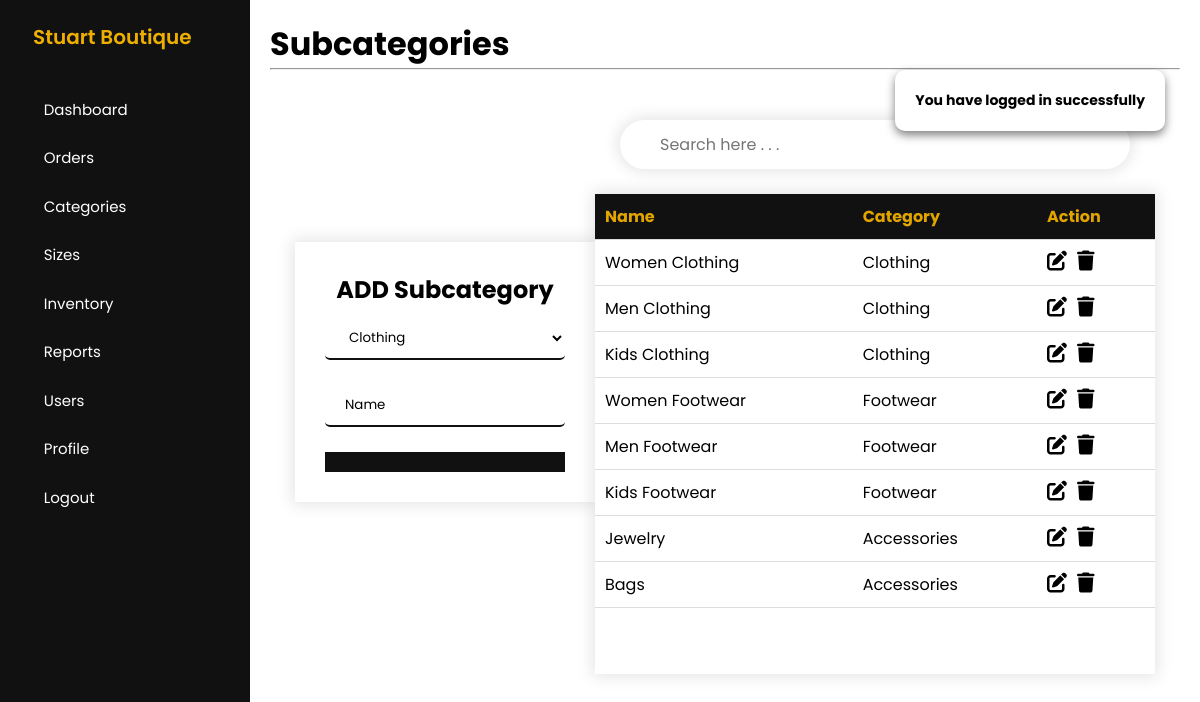
The page /admin/add-subcategories.php (signed in) on the database as committed earlier.
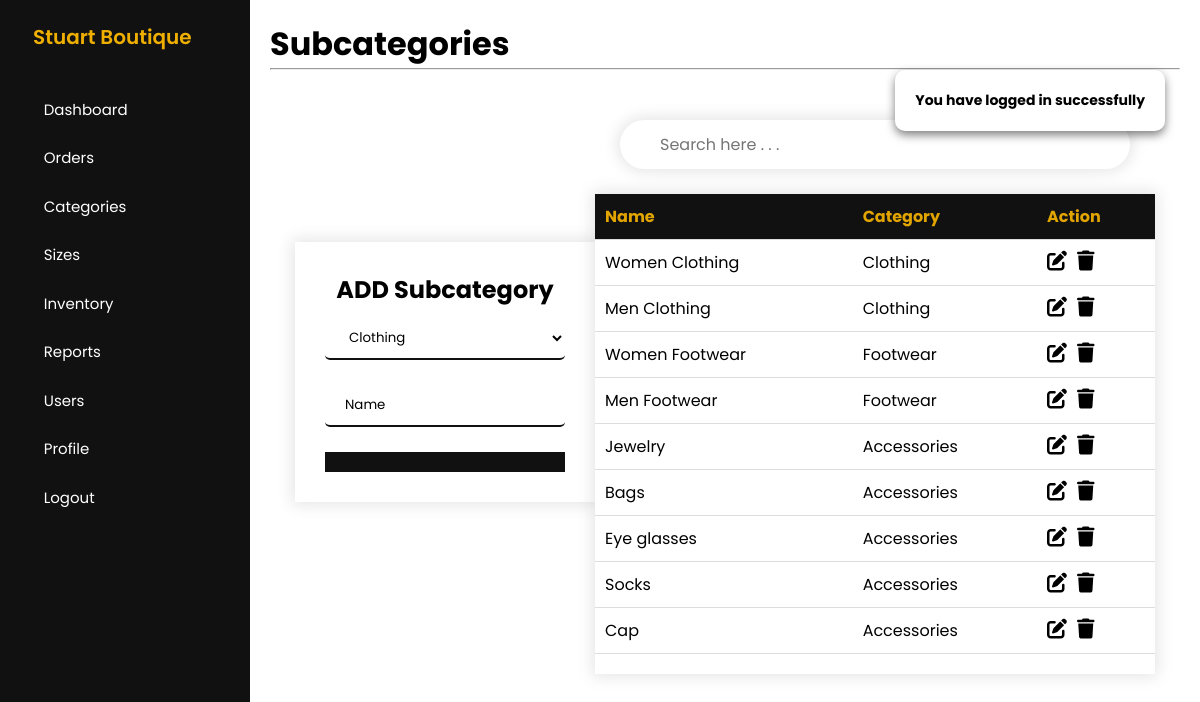
The same page on the database as committed later.
### tables this page shows
CREATE TABLE `subcategories` (
  `subcategoryID` int(11) NOT NULL,
  `subcategoryName` varchar(255) NOT NULL,
  `categoryID` int(11) NOT NULL
);

CREATE TABLE `categories` (
  `categoryID` int(11) NOT NULL,
  `categoryName` varchar(255) NOT NULL
);

### config/DatabaseConnection.php (called while the page is built, shortened)
<?php
    class DatabaseConnection
    {
        public function __construct()
        {
            $this->conn = new mysqli(HOSTNAME,USERNAME,PASSWORD,DATABASE);
        }
    }
?>

### admin/controllers/SubcategoriesController.php (called while the page is built, shortened)
<?php
    class SubcategoriesController
    {
        private $conn;
        public function __construct()
        {
            $db = new DatabaseConnection;
            $this->conn = $db->conn;
        }
        public function rows($row)
        {
            return $data = [
                'id' => $row['subcategoryID'],
                'name' => $row['subcategoryName'],
                'categoryID' => $row['categoryID'],
                'categoryName' => $row['categoryName']
            ];
        }
        public function get()
        {
            $getDataQuery = "
                SELECT subcategories.*, categories.categoryName
                FROM subcategories
                INNER JOIN categories
                ON subcategories.categoryID = categories.categoryID
            ";
            $result = $this->conn->query($getDataQuery);
            if($result->num_rows > 0){
                return $result;
            }else{
                return false;
            }
        }
    }
?>

### admin/add-subcategories.php (the view, shortened to what the changed rows need)
<?php
    include_once 'controllers/SubcategoriesController.php';
    $subcategories = new SubcategoriesController;
    include 'includes/header.php';
    include 'includes/sidebar.php';
?>
<main>
    <h1>Subcategories</h1>
    <div class="whole-container">
        <div class="child-cont" id="form">
            <div class="form-container">
                <h1>ADD Subcategory</h1>
            </div>
        </div>
        <div class="table-container">
            <div class="scroll-table">
                <table class="child-table" id="inventoryTable">
                    <thead>
                        <tr>
                            <th>Name</th>
                            <th>Category</th>
                            <th>Action</th>
                        </tr>
                    </thead>
                    <tbody>
                        <?php
                            $resultGet = $subcategories->get();
                            if(!$resultGet){
                                showMessage('No Subcategories Record Found');
                            }else{
                                foreach($resultGet as $subcategoriesRows) :
                                    $data = $subcategories->rows($subcategoriesRows);
                        ?>
                        <tr>
                            <td>
                                <?= $data['name'] ?>
                            </td>
                            <td>
                                <?= $data['categoryName'] ?>
                            </td>
                            <td>
                                <div class="a-cont">
                                    <a href="edit-subcategories.php?updateID=<?= $data['id'] ?>">
                                        <i class="fa-solid fa-pen-to-square"></i>
                                    </a>
                                    <form action="codes/subcategories-code.php" method="post" class="form">
                                        <button type="submit" name="delete-button" value="<?= $data['id'] ?>" class="delete-button">
                                            <i class="fa-solid fa-trash"></i>
                                        </button>
                                    </form>
                                </div>
                            </td>
                        </tr>
                        <?php
                                endforeach;
                            }
                        ?>
                    </tbody>
                </table>
            </div>
        </div>
    </div>
</main>
<?php include 'includes/footer.php'; ?>

Rows that differ between the two databases and show on the page:
removed subcategories: subcategoryName "Kids Clothing", categoryID.categoryName "Clothing"
removed subcategories: subcategoryName "Kids Footwear", categoryID.categoryName "Footwear"
added subcategories: subcategoryName "Eye glasses", categoryID.categoryName "Accessories"
added subcategories: subcategoryName "Socks", categoryID.categoryName "Accessories"
added subcategories: subcategoryName "Cap", categoryID.categoryName "Accessories"
